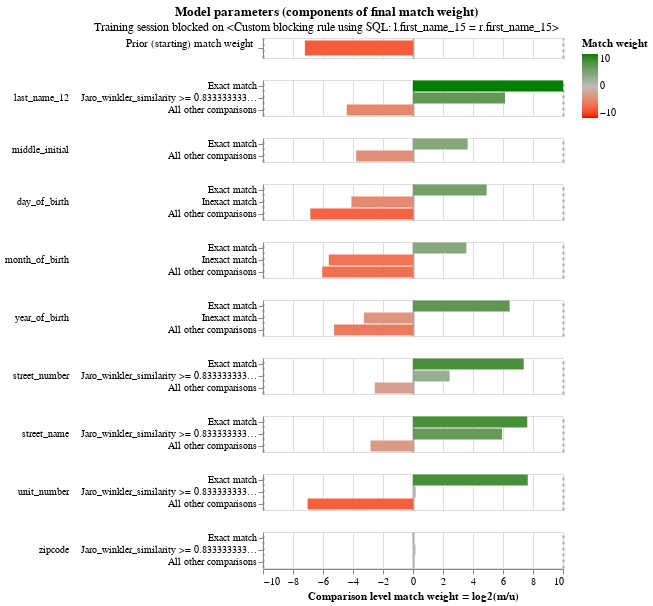

The notebook cell saved with this chart:
### Code cell
em_session_1.match_weights_interactive_history_chart()

### Figure 1 — Vega-Lite specification as saved in the notebook (floating-point values rounded to 4 significant figures; data arrays with more than 128 entries replaced by an {"elided": "..."} marker saying what was removed)
{"config": {"view": {"continuousWidth": 300, "continuousHeight": 300, "discreteHeight": 60, "discreteWidth": 400}, "header": {"title": null}, "mark": {"tooltip": null}, "title": {"anchor": "middle"}}, "vconcat": [{"mark": {"type": "bar", "clip": true, "height": 15}, "encoding": {"color": {"field": "log2_bayes_factor", "scale": {"domain": [-10, 0, 10], "interpolate": "lab", "range": ["red", "#bbbbbb", "green"]}, "title": "Match weight", "type": "quantitative"}, "tooltip": [{"field": "comparison_name", "title": "Comparison name", "type": "nominal"}, {"field": "probability_two_random_records_match", "format": ".4f", "title": "Probability two random records match", "type": "nominal"}, {"field": "log2_bayes_factor", "format": ",.4f", "title": "Equivalent match weight", "type": "quantitative"}, {"field": "bayes_factor_description", "title": "Match weight description", "type": "nominal"}], "x": {"axis": {"domain": false, "gridColor": {"condition": {"test": "abs(datum.value / 10)  <= 1 & datum.value % 10 === 0", "value": "#aaa"}, "value": "#ddd"}, "gridDash": {"condition": {"test": "abs(datum.value / 10) == 1", "value": [3]}, "value": null}, "gridWidth": {"condition": {"test": "abs(datum.value / 10)  <= 1 & datum.value % 10 === 0", "value": 2}, "value": 1}, "labels": false, "ticks": false, "title": ""}, "field": "log2_bayes_factor", "scale": {"domain": [-10, 10]}, "type": "quantitative"}, "y": {"axis": {"title": "Prior (starting) match weight", "titleAlign": "right", "titleAngle": 0, "titleFontWeight": "normal"}, "field": "label_for_charts", "sort": {"field": "comparison_vector_value", "order": "descending"}, "type": "nominal"}}, "height": 20, "transform": [{"filter": "(datum.comparison_name == 'probability_two_random_records_match')"}]}, {"mark": {"type": "bar", "clip": true}, "encoding": {"color": {"field": "log2_bayes_factor", "scale": {"domain": [-10, 0, 10], "interpolate": "lab", "range": ["red", "#bbbbbb", "green"]}, "title": "Match weight", "type": "quantitative"}, "row": {"field": "comparison_name", "header": {"labelAlign": "left", "labelAnchor": "middle", "labelAngle": 0}, "sort": {"field": "comparison_sort_order"}, "type": "nominal"}, "tooltip": [{"field": "comparison_name", "title": "Comparison name", "type": "nominal"}, {"field": "label_for_charts", "title": "Label", "type": "ordinal"}, {"field": "sql_condition", "title": "SQL condition", "type": "nominal"}, {"field": "m_probability", "format": ".4f", "title": "M probability", "type": "quantitative"}, {"field": "u_probability", "format": ".4f", "title": "U probability", "type": "quantitative"}, {"field": "bayes_factor", "format": ",.4f", "title": "Bayes factor = m/u", "type": "quantitative"}, {"field": "log2_bayes_factor", "format": ",.4f", "title": "Match weight = log2(m/u)", "type": "quantitative"}, {"field": "bayes_factor_description", "title": "Match weight description", "type": "nominal"}], "x": {"axis": {"gridColor": {"condition": {"test": "abs(datum.value / 10)  <= 1 & datum.value % 10 === 0", "value": "#aaa"}, "value": "#ddd"}, "gridDash": {"condition": {"test": "abs(datum.value / 10) == 1", "value": [3]}, "value": null}, "gridWidth": {"condition": {"test": "abs(datum.value / 10)  <= 1 & datum.value % 10 === 0", "value": 2}, "value": 1}, "title": "Comparison level match weight = log2(m/u)"}, "field": "log2_bayes_factor", "scale": {"domain": [-10, 10]}, "type": "quantitative"}, "y": {"axis": {"title": null}, "field": "label_for_charts", "sort": {"field": "comparison_vector_value", "order": "descending"}, "type": "nominal"}}, "height": {"step": 12}, "resolve": {"axis": {"y": "independent"}, "scale": {"y": "independent"}}, "transform": [{"filter": "(datum.comparison_name != 'probability_two_random_records_match')"}]}], "data": {"name": "data-109ddb95e77937915840990c4b0c2f5c"}, "params": [{"name": "iteration_number", "bind": {"input": "range", "max": 4, "min": 0, "step": 1}, "value": 4}, {"name": "mouse_zoom", "select": {"type": "interval", "encodings": ["x"]}, "bind": "scales", "views": []}], "resolve": {"axis": {"y": "independent"}, "scale": {"y": "independent"}}, "title": {"text": "Model parameters (components of final match weight)", "subtitle": "Training session blocked on <Custom blocking rule using SQL: l.first_name_15 = r.first_name_15>"}, "transform": [{"filter": "(datum.iteration == iteration_number)"}], "$schema": "https://vega.github.io/schema/vega-lite/v5.9.3.json", "datasets": {"data-109ddb95e77937915840990c4b0c2f5c": {"elided": "135 records"}}}
